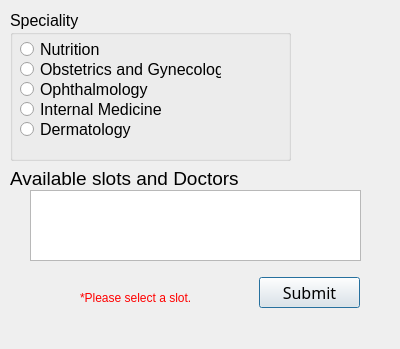
<?xml version="1.0" encoding="UTF-8"?>
<ui version="4.0">
 <class>BookAppointmentWindow</class>
 <widget class="QDialog" name="BookAppointmentWindow">
  <property name="geometry">
   <rect>
    <x>0</x>
    <y>0</y>
    <width>400</width>
    <height>349</height>
   </rect>
  </property>
  <property name="windowTitle">
   <string>Dialog</string>
  </property>
  <widget class="QGroupBox" name="groupBox_speciality">
   <property name="geometry">
    <rect>
     <x>10</x>
     <y>10</y>
     <width>281</width>
     <height>151</height>
    </rect>
   </property>
   <property name="font">
    <font>
     <family>Segoe UI</family>
     <pointsize>12</pointsize>
     <italic>false</italic>
     <bold>false</bold>
    </font>
   </property>
   <property name="styleSheet">
    <string notr="true">font: 700 italic 14pt &quot;Segoe UI&quot;;
font: 12pt &quot;Segoe UI&quot;;</string>
   </property>
   <property name="title">
    <string>Speciality</string>
   </property>
   <widget class="QRadioButton" name="radioButton_Nutrition">
    <property name="geometry">
     <rect>
      <x>10</x>
      <y>30</y>
      <width>121</width>
      <height>18</height>
     </rect>
    </property>
    <property name="text">
     <string>Nutrition</string>
    </property>
   </widget>
   <widget class="QRadioButton" name="radioButton_OG">
    <property name="geometry">
     <rect>
      <x>10</x>
      <y>50</y>
      <width>201</width>
      <height>18</height>
     </rect>
    </property>
    <property name="text">
     <string>Obstetrics and Gynecology</string>
    </property>
   </widget>
   <widget class="QRadioButton" name="radioButton_Ophthalmology">
    <property name="geometry">
     <rect>
      <x>10</x>
      <y>70</y>
      <width>131</width>
      <height>18</height>
     </rect>
    </property>
    <property name="text">
     <string>Ophthalmology</string>
    </property>
   </widget>
   <widget class="QRadioButton" name="radioButton_internalmedicine">
    <property name="geometry">
     <rect>
      <x>10</x>
      <y>90</y>
      <width>151</width>
      <height>18</height>
     </rect>
    </property>
    <property name="text">
     <string>Internal Medicine</string>
    </property>
   </widget>
   <widget class="QRadioButton" name="radioButton_Dermatology">
    <property name="geometry">
     <rect>
      <x>10</x>
      <y>110</y>
      <width>131</width>
      <height>18</height>
     </rect>
    </property>
    <property name="text">
     <string>Dermatology</string>
    </property>
   </widget>
  </widget>
  <widget class="QLabel" name="label_Available_slots">
   <property name="geometry">
    <rect>
     <x>10</x>
     <y>170</y>
     <width>271</width>
     <height>16</height>
    </rect>
   </property>
   <property name="font">
    <font>
     <family>Segoe UI</family>
     <pointsize>14</pointsize>
     <italic>false</italic>
     <bold>false</bold>
    </font>
   </property>
   <property name="styleSheet">
    <string notr="true">font: 14pt &quot;Segoe UI&quot;;</string>
   </property>
   <property name="text">
    <string>Available slots and Doctors</string>
   </property>
  </widget>
  <widget class="QListWidget" name="slotsListView">
   <property name="geometry">
    <rect>
     <x>30</x>
     <y>190</y>
     <width>331</width>
     <height>71</height>
    </rect>
   </property>
  </widget>
  <widget class="QPushButton" name="pushButtonSubmit">
   <property name="geometry">
    <rect>
     <x>259</x>
     <y>277</y>
     <width>101</width>
     <height>31</height>
    </rect>
   </property>
   <property name="font">
    <font>
     <family>Script MT Bold</family>
     <pointsize>12</pointsize>
    </font>
   </property>
   <property name="text">
    <string>Submit</string>
   </property>
  </widget>
  <widget class="QLabel" name="labelERROR">
   <property name="geometry">
    <rect>
     <x>80</x>
     <y>290</y>
     <width>171</width>
     <height>16</height>
    </rect>
   </property>
   <property name="text">
    <string>&lt;html&gt;&lt;head/&gt;&lt;body&gt;&lt;p&gt;&lt;span style=&quot; color:#ff0000;&quot;&gt;*Please select a slot.&lt;/span&gt;&lt;/p&gt;&lt;/body&gt;&lt;/html&gt;</string>
   </property>
  </widget>
 </widget>
 <resources/>
 <connections/>
</ui>
